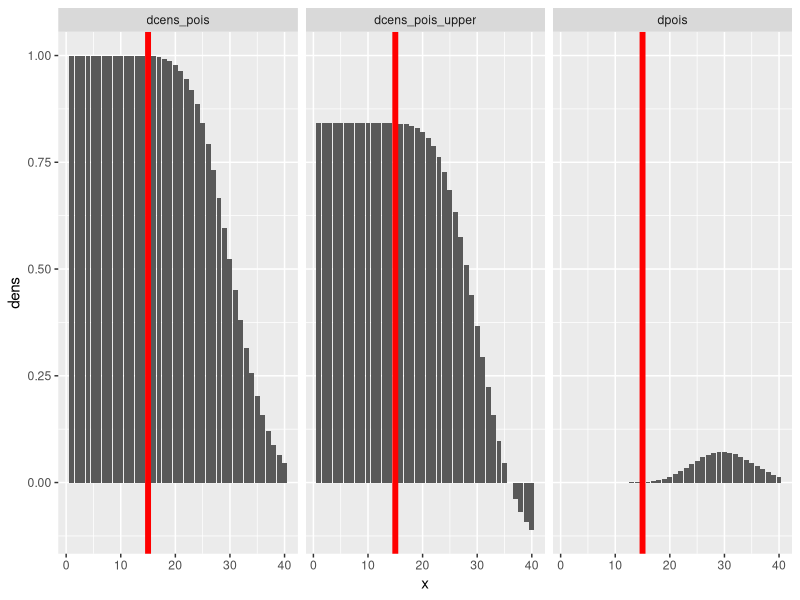
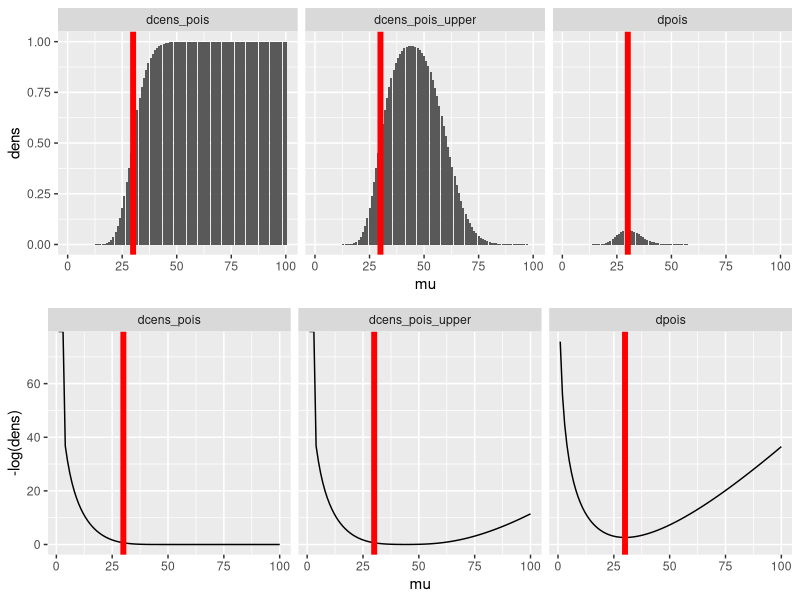

R code for these plots, in order:
dcens_pois <- function(x, lambda) {
  1 - ppois(x - 1, lambda)
}

dcens_pois_upper <- function(x, lambda, upper) {
  ppois(upper, lambda) - ppois(x - 1, lambda)
}

x <- seq(1, 40)
mu <- 30
u <- 35

dc <- dcens_pois(x, 30)
dcu <- dcens_pois_upper(x, 30, upper = u)
d <- dpois(x, 30)

# dev.off()
# plot(x, dc, type = "h", ylim = c(0, 1))
# par(add = FALSE)
# plot(x, dc, type = "h", ylim = c(0, 1))

dat <- data.frame(
  x = c(x, x, x),
  dens = c(d, dc, dcu),
  type = c(
    rep("dpois", length(x)),
    rep("dcens_pois", length(x)),
    rep("dcens_pois_upper", length(x))
  )
)
library(ggplot2)

ggplot(dat, aes(x, dens))+ facet_wrap(~type) + geom_col() +
  geom_vline(xintercept = 15, col = "red", lwd = 2)

# ------------------------------------------------------------------

mu <- seq(1, 100)
x <- 30
u <- 60

dc <- dcens_pois(x, mu)
dcu <- dcens_pois_upper(x, mu, upper = u)
d <- dpois(x, mu)

dat <- data.frame(
  mu = c(mu, mu, mu),
  dens = c(d, dc, dcu),
  type = c(
    rep("dpois", length(mu)),
    rep("dcens_pois", length(mu)),
    rep("dcens_pois_upper", length(mu))
  )
)

g <- ggplot(dat, aes(mu, dens))+ facet_wrap(~type) + geom_col() +
  geom_vline(xintercept = x, col = "red", lwd = 2)

glog <- ggplot(dat, aes(mu, -log(dens)))+ facet_wrap(~type) + geom_line() +
  geom_vline(xintercept = x, col = "red", lwd = 2)
cowplot::plot_grid(g, glog, ncol = 1)

